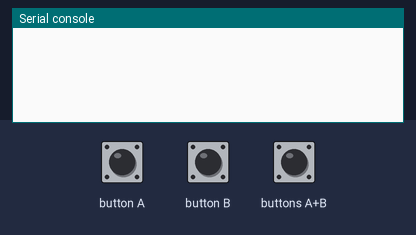
The program below on a simulated BBC micro:bit (MakeCode). Parts: the last lines printed to the serial console. The test bench sets the inputs (shaded band). No radio messages arrive unless stated (any console line starting 'radio sent:' is added by the test bench).

Above: at 1.2 s.
1.3 s: button A pressed for 0.15 s
At 2.0 s:
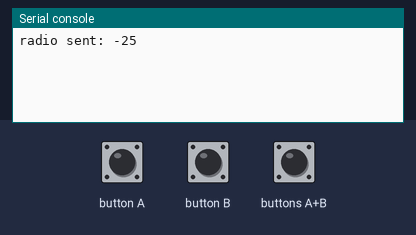
2.9 s: buttons A+B pressed for 0.15 s
At 4.2 s:
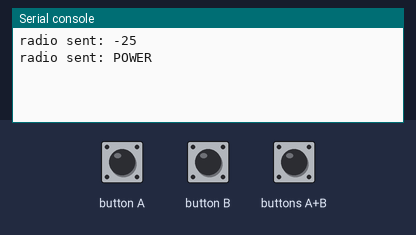
4.5 s: button B pressed for 0.15 s
At 5.6 s:
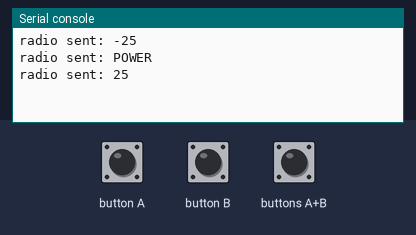

The program:

main.ts
```typescript
radio.onReceivedNumber(function (receivedNumber) {
    led.setBrightness(led.brightness() + receivedNumber)
})
input.onButtonPressed(Button.A, function () {
    radio.sendNumber(-25)
})
input.onButtonPressed(Button.AB, function () {
    radio.sendString("POWER")
})
radio.onReceivedString(function (receivedString) {
    let RECIVEDSTRING = 0
    if (RECIVEDSTRING == 0) {
        ENCENDIDO = !(ENCENDIDO)
        led.setBrightness(125)
        led.enable(ENCENDIDO)
    }
})
input.onButtonPressed(Button.B, function () {
    radio.sendNumber(25)
})
let ENCENDIDO = false
radio.setGroup(1)
```

test.ts
```typescript
// aquí va el archivo "tests"; esto no se compilará cuando este paquete se utilice como una extensión.
```

Measured:
- after the input at 1.3 s, the serial console: prints a new line after 0.15 s (image 1)
- after the input at 2.9 s, the serial console: prints a new line after 0.15 s (image 2)
- after the input at 4.5 s, the serial console: prints a new line after 0.15 s (image 3)
